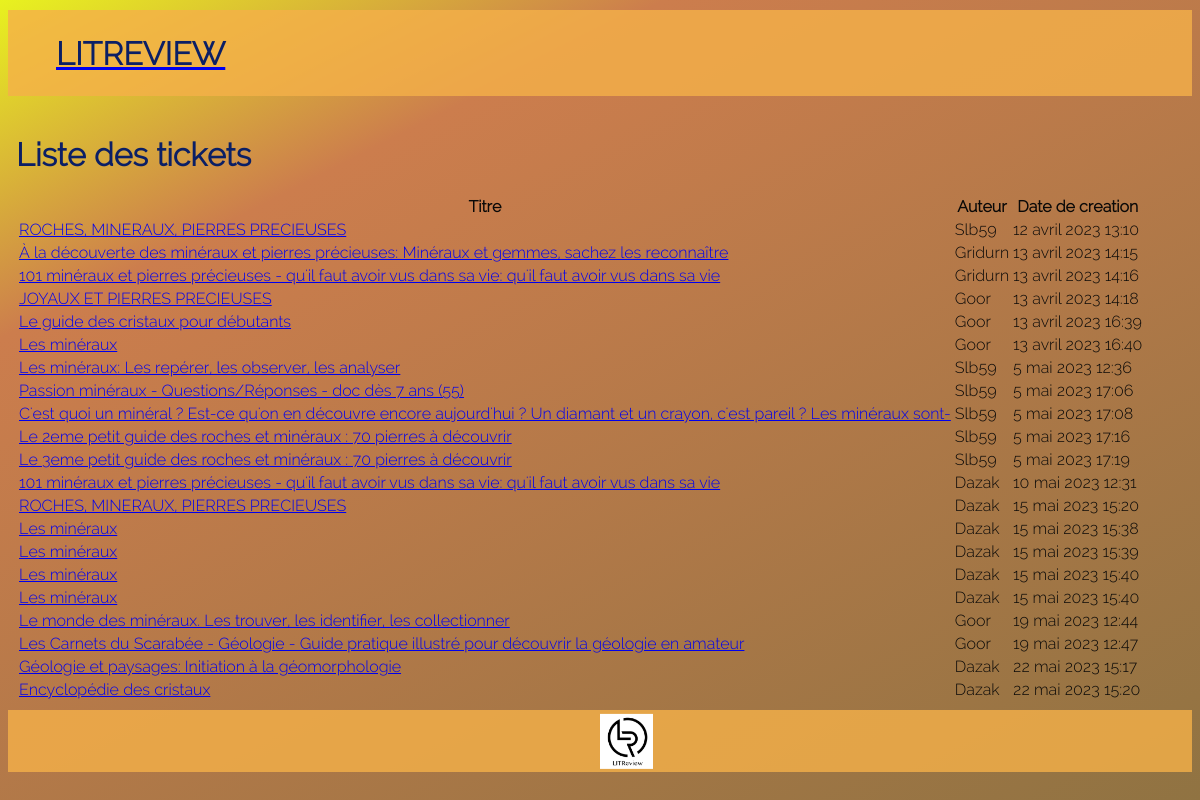
/tickets/, run on an earlier commit of the app's database.
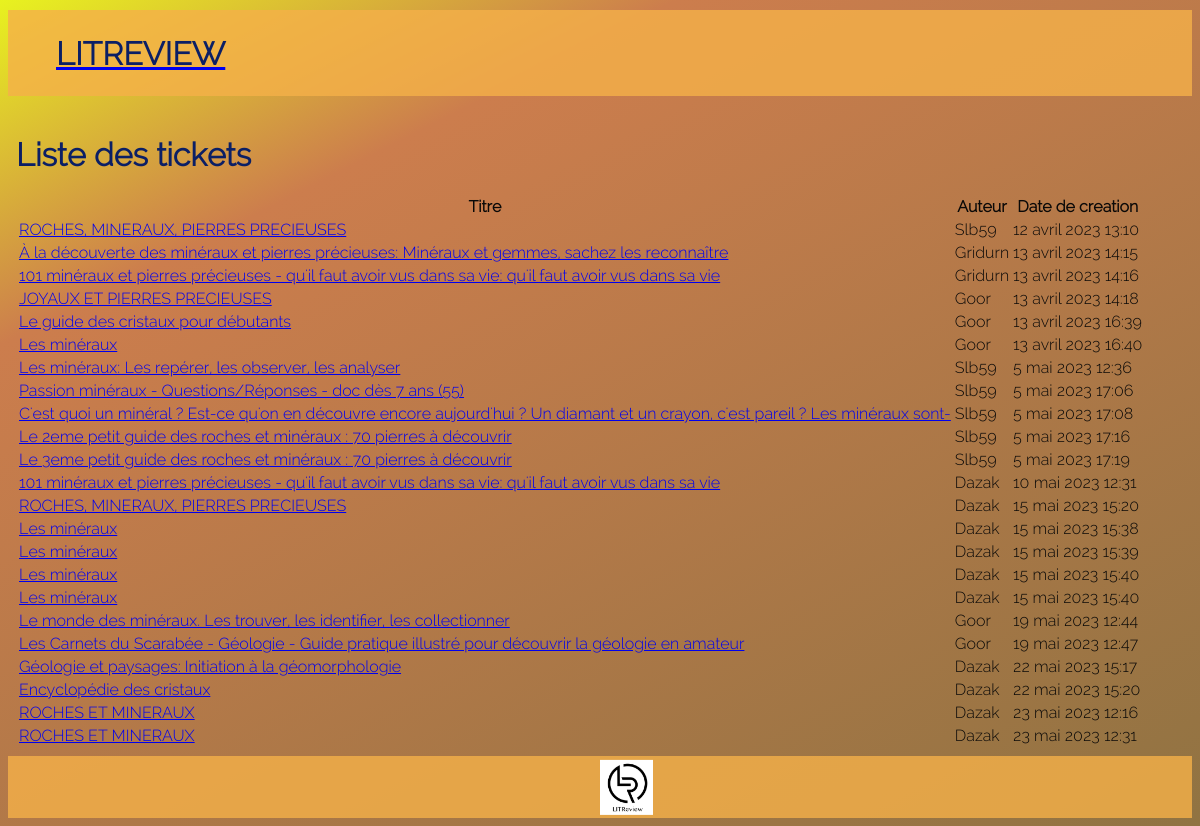
And on a later commit of the database.
### review/models.py (models this page shows, shortened)
class Ticket(models.Model):
    title = models.CharField(max_length=128)
    description = models.TextField(max_length=2048, blank=True)
    user = models.ForeignKey(to=settings.AUTH_USER_MODEL,
                             on_delete=models.CASCADE)
    image = models.ImageField(null=True, blank=True,
                              upload_to='img')
    time_created = models.DateTimeField(auto_now_add=True)
    IMAGE_MAX_SIZE = (200, 200)

### review/views.py (the view)
# urls.py: path('tickets/', views.ticket_list, name='ticket_list'),
def ticket_list(request):
    tickets = Ticket.objects.all()
    return render(request, 'review/ticket/list.html', {'tickets': tickets})

### templates/review/ticket/list.html (shortened to what this page needs)
{% extends "base.html" %}
{% block content %}
 <h1>Liste des tickets</h1>
 <table>
    <tr>
        <th>Titre</th>
        <th>Auteur</th>
        <th>Date de creation</th>
    </tr>
 {% for ticket in tickets %}
 <tr>
    <td> <a href="{% url 'review:ticket_detail' ticket.id %}">
        {{ ticket.title }}
        </a>
    </td>
    <td>{{ ticket.user }}</td>
    <td>{{ ticket.time_created }}</td>
</tr>
{% endfor %}
</table>
{% endblock %}

### templates/base.html
{% include "base/header.html"%}
<main>
    <div id="content">
    {% block content %}
    {% endblock %}
    </div>
</main>
{% include "base/footer.html"%}

### templates/base/header.html (shortened to what this page needs)
{% load static %}
<!DOCTYPE html>
<html>
    <head>
    <link href="{% static "css/review.css" %}" rel="stylesheet">
    </head>
    <body>
        <header id="header">
            <a href="{% url 'review:feed' %}"><h1>LITREVIEW</h1></a>
        </header>

### templates/base/footer.html
{% load static %}
<footer id="footer" class="footer">
    <img class="footer__logo" src="{% static "assets/logo.png" %}" alt="logo Litreview">
</footer>
</body>
</html>

### templates/navbar/footer_navbar.html (shortened to what this page needs)
{% load static %}

### static/css/review.css (style rules this page uses)
html { background: linear-gradient(333deg, rgb(144, 115, 66) 0%, rgb(204, 125, 77) 76%, rgb(232, 242, 31) 100%); font-family: "Raleway-Light"; color: rgb(10, 9, 8); min-height: 100vh; scroll-behavior: smooth; overflow-x: hidden; }
h1 { font-size: 2rem; color: rgb(11, 31, 101); }
div { padding: 0.5rem; }
footer { background-color: rgba(246, 177, 73, 0.8); padding: 1rem; height: 30px; position: relative; }
footer .footer__logo { position: absolute; height: 55px; left: 50%; transform: translate(-50%); transform: translateY(-22%); }
header { background-color: rgba(246, 177, 73, 0.8); padding: 0.2rem 3rem; display: grid; grid-template-columns: repeat(1fr 2fr 4fr); margin: 10px auto; }

What changed in the data, as far as the page shows it:
added Ticket: title "ROCHES ET MINERAUX", user "Dazak", time_created "23 mai 2023 12:16"
added Ticket: title "ROCHES ET MINERAUX", user "Dazak", time_created "23 mai 2023 12:31"
